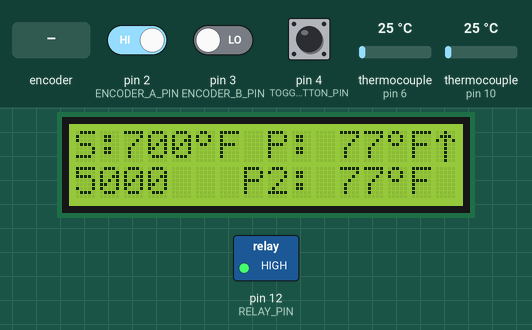
Simulated run of this sketch. Board: Arduino Uno, built with avr-gcc and run on an emulated ATmega328P. Shown: 16×2 character LCD, switched loads named in the sketch (green lamp = pin HIGH). Inputs (shaded band) come from the test bench; at power-on: pin 4 (TOGGLE_BUTTON_PIN) HIGH, thermocouple (sensors on pin 6, pin 10) 25 °C, pin 2 (ENCODER_A_PIN) HIGH, pin 3 (ENCODER_B_PIN) LOW. EEPROM starts erased; what the sketch prints to the serial monitor is not drawn.

Above: at 1.2 s.
1.3 s: pin 4 (TOGGLE_BUTTON_PIN) pulled LOW for 0.15 s
At 1.9 s:
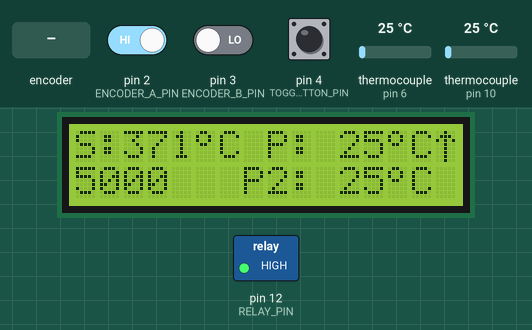
2.9 s: rotary encoder on pin 2 (ENCODER_A_PIN) / pin 3 (ENCODER_B_PIN) turned 3 steps (first pin leading)
At 4.7 s:
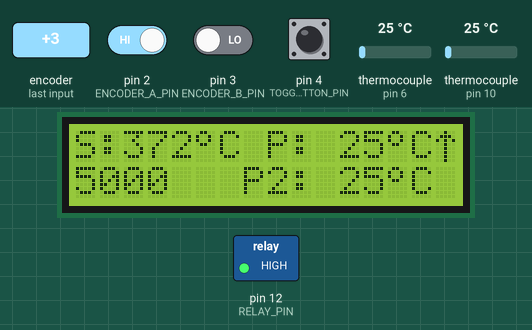
5.0 s: thermocouple (sensor on pin 6) set to 6 °C
At 5.5 s:
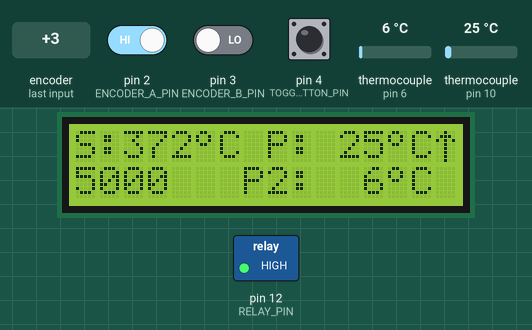
6.6 s: thermocouple (sensor on pin 10) set to 6 °C
At 7.0 s:
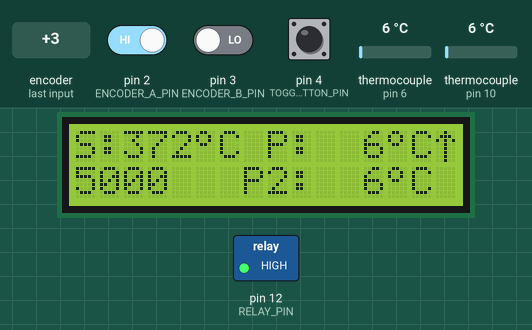
8.2 s: pin 4 (TOGGLE_BUTTON_PIN) pulled LOW for 1 s
At 8.5 s:
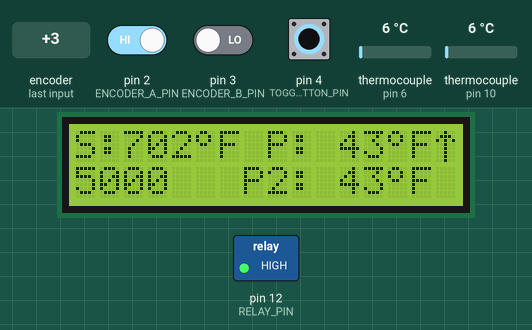
10.7 s: thermocouple (sensor on pin 6) set to 75 °C
At 12.2 s:
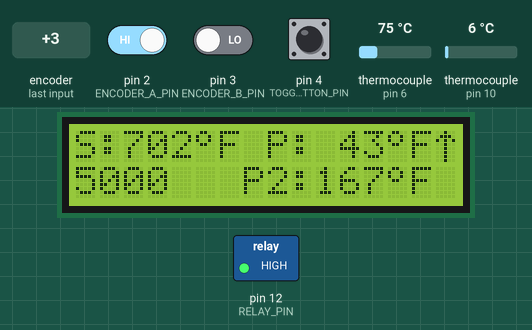
Timing chart, 0 to 13.3 s (numbered marks = the images above; inputs shaded):
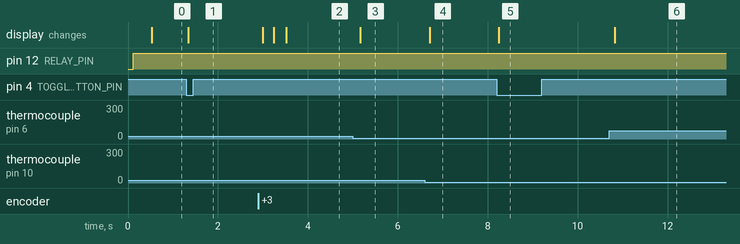

Measured:
- after the input at 1.3 s, the display: changes at once (image 1)
- after the input at 2.9 s, the display: first changes after 0.10 s (image 2 shows a later state)
- after the input at 5.0 s, the display: changes after 0.16 s (image 3)
- after the input at 6.6 s, the display: changes after 0.11 s (image 4)
- after the input at 8.2 s, the display: changes after 0.05 s (image 5)
- after the input at 10.7 s, the display: changes after 0.13 s (image 6)

The sketch:

arduino-pid-rotary-encoder.ino
```cpp
// (licence header left out)
#include <max6675.h>
#include <LiquidCrystal_I2C.h>
#include <Wire.h>
#include <PID_v1.h>
#include <EEPROM.h>

#define LCD_ADDR 0x27
LiquidCrystal_I2C lcd(LCD_ADDR, 16, 2);

MAX6675 thermocouple(11, 10, 9); // CLK, CS, D0
MAX6675 thermocouple2(7, 6, 5); // CLK, CS, D0

#define RELAY_PIN 12

#define DEGREE_CHAR 0
byte degreeChar[8]  = {
  0b01100,
  0b10010,
  0b10010,
  0b01100,
  0b00000,
  0b00000,
  0b00000,
  0b00000
};

#define UP_CHAR 1
byte upChar[8] = {
  0b00100,
  0b01110,
  0b10101,
  0b00100,
  0b00100,
  0b00100,
  0b00100,
  0b00100
};

#define DEFAULT_SET_POINT_C 371.111  // 700°F
#define MIN_SET_POINT_C 0.0  // °C
#define MAX_SET_POINT_C 537.222  // 999°F
#define BANG_ON_C 27.77777 // 50°F Turn relay fully on if PV is more than this below the setpoint
#define BANG_OFF_C 13.88888 // 25°F Turn relay fully off if PV is more than this above the setpoint

//////////////////////////////
// PID
//////////////////////////////
double inputTempC; // °C
double input2TempC; // °C
double setPointTempC = -1.0; // °C
double pidOutput;

// These tunings are almost entirely arbitrary, and should be tuned.
#define KP 850
#define KI .5
#define KD .1

//Specify the links and initial tuning parameters
PID myPID(&inputTempC, &pidOutput, &setPointTempC, KP, KI, KD, P_ON_E, DIRECT);

char degreesBuff[5];
int tempReadInterval = 500;
int lastTempReadTime = 0;

//////////////////////////////
// Relay Window
//////////////////////////////
int WindowSize = 5000;
unsigned long windowStartTime;
bool oldRelayEnabled = true; // we will initialize to false in setup, triggering a change

//////////////////////////////
// Settings
//////////////////////////////
struct Settings {
  byte checkVal;
  double setPointC;
  boolean displayCelsius;
};

#define SETTINGS_WRITE_INTERVAL 10000
#define CHECK_VAL 0x69
Settings settings;
boolean displayCelsius = false;
long lastSettingsWrite;

//////////////////////////////
// Rotary Encoder
//////////////////////////////
#define ENCODER_A_PIN  2
#define ENCODER_B_PIN  3
#define ENCODER_READ_INTERVAL 250

volatile int encoderPos = 0;
int oldEncoderPos = 0;
long lastEncoderRead;
boolean encoderWasFast = false;

//////////////////////////////
// Toggle Button
//////////////////////////////
#define TOGGLE_BUTTON_PIN 4
#define TOGGLE_DEBOUNCE 200
// Note that the toggle is wired backwards, so the toggle logic is inverted
bool toggleState = false;
int togglePrevious = HIGH;
long lastToggleTime = 0;

void setup() {
  // Setup Serial output
  Serial.begin(9600);

  setupSettings();
  setupEncoder();
  setupToggle();

  // Setup Relay
  pinMode(RELAY_PIN, OUTPUT);
  setRelay(false);

  // Setup PID
  windowStartTime = millis();
  //tell the PID to range between 0 and the full window size
  myPID.SetOutputLimits(0, WindowSize);
  //turn the PID on
  myPID.SetMode(AUTOMATIC);

  // Setup LCD
  lcd.init();
  lcd.backlight();
  lcd.createChar(DEGREE_CHAR, degreeChar);
  lcd.createChar(UP_CHAR, upChar);

  lcd.setCursor(0, 0);
  lcd.print("S:");
  lcd.setCursor(8, 0);
  lcd.print("P:");
  lcd.setCursor(7, 1);
  lcd.print("P2:");
}

void loop() {

  readEncoder();
  updateToggleState();
  updateSettings();

  // Show setpoint temp
  lcd.setCursor(2, 0);
  printDegrees(setPointTempC);

  updateTemp();

  lcd.setCursor(10, 0); // probe 1 temp
  printDegrees(inputTempC);

  lcd.setCursor(10, 1); // probe 2 temp
  printDegrees(input2TempC);

  if ( isnan(inputTempC) ) {
    // No probe is connected, there is nothing to do.
    myPID.SetMode(MANUAL);
    pidOutput = 0;
  } else {
    // Show current temp
    lcd.setCursor(10, 0);
    printDegrees(inputTempC);

    // if we are more than BANG_ON degrees below the setpoint, then always turn on the relay.
    if ( inputTempC + BANG_ON_C < setPointTempC ) {
      myPID.SetMode(MANUAL);
      pidOutput = WindowSize;
    }
    // if we are more than BANG_OFF degrees above the setpoint, then always turn off
    else if ( inputTempC - BANG_OFF_C > setPointTempC ) {
      myPID.SetMode(MANUAL);
      pidOutput = 0;
    }
    else {
      myPID.SetMode(AUTOMATIC);
    }
  }

  myPID.Compute();

  // Show Output
  lcd.setCursor(0, 1);
  sprintf(degreesBuff, "%4d", (int)pidOutput);
  lcd.print(degreesBuff);

  // if we are inside the BANG range, turn on the relay for a portion of the Relay Window
  // based on the pidOutput
  unsigned long now = millis();
  if (now - windowStartTime > WindowSize) { //time to shift the Relay Window
    windowStartTime += WindowSize;
  }
  setRelay(pidOutput > now - windowStartTime);
}

////////////////////////////////
// Rotary Encoder
////////////////////////////////
void setupEncoder() {
  pinMode(ENCODER_A_PIN, INPUT);
  pinMode(ENCODER_B_PIN, INPUT);

  //digitalWrite(ENCODER_A_PIN, HIGH); // enable pull-up
  //digitalWrite(ENCODER_B_PIN, HIGH);

  // encoder pin on interrupt 0 (pin 2)
  attachInterrupt(digitalPinToInterrupt(ENCODER_A_PIN), doEncoderA, FALLING);

  // encoder pin on interrupt 1 (pin 3)
  //attachInterrupt(1, doEncoderB, CHANGE);
}

void readEncoder() {
  long now = millis();
  if (now - lastEncoderRead < ENCODER_READ_INTERVAL) return;
  lastEncoderRead = now;

  int currentPos = encoderPos;
  double delta = currentPos - oldEncoderPos;
  if (delta == 0) {
    encoderWasFast = false;
    return;
  }

  Serial.print("Encoder delta: ");
  Serial.println(delta);

  oldEncoderPos = currentPos;

  double deltaAbs = fabs(delta);
  double deltaSign = delta / deltaAbs;

  double displaySetPoint = setPointTempC;
  if (!displayCelsius) displaySetPoint = cToF(setPointTempC);

  // if it was a single click, change by one
  if (deltaAbs < 2) {
    if (!encoderWasFast) setDisplaySetPointTemp(displaySetPoint + delta);
    encoderWasFast = false;
    return;
  }

  // otherwise, change by 5 for each additional click, and round to nearest 5
  encoderWasFast = true;
  delta = (deltaAbs - 1) * deltaSign * 5;
  setDisplaySetPointTemp(round((displaySetPoint + delta) / 5) * 5);
}

// Interrupt on A changing state
void doEncoderA() {
  // Test transition
  bool encoderASet = digitalRead(ENCODER_A_PIN) == HIGH;
  bool encoderBSet = digitalRead(ENCODER_B_PIN) == HIGH;
  // and adjust counter + if A leads B
  encoderPos += (encoderASet != encoderBSet) ? +1 : -1;
}

////////////////////////////////
// Settings
////////////////////////////////
void setupSettings() {
  // Setup Settings
  EEPROM.get(0, settings);

  Serial.print("setupSettings ");
  printSettings();

  if (settings.checkVal == CHECK_VAL) {
    setPointTempC = settings.setPointC;
    displayCelsius = settings.displayCelsius;
  } else {
    setPointTempC = DEFAULT_SET_POINT_C;
    displayCelsius = false;
  }
  toggleState = displayCelsius;
}

void setDisplaySetPointTemp(double newSetPoint) {
  if (!displayCelsius) newSetPoint = fToC(newSetPoint);
  if (isnan(newSetPoint)) newSetPoint = DEFAULT_SET_POINT_C;

  newSetPoint = min(newSetPoint, MAX_SET_POINT_C);
  newSetPoint = max(newSetPoint, MIN_SET_POINT_C);
  if (newSetPoint == setPointTempC) return;

  setPointTempC = newSetPoint;

  Serial.print("New set point: ");
  Serial.print(setPointTempC);
  Serial.println("°C");
}

// Write the settings if theyhave changed. Will only write as often as SETTINGS_WRITE_INTERVAL.
// Should be called in loop.
void updateSettings() {
  long now = millis();
  if (now - lastSettingsWrite < SETTINGS_WRITE_INTERVAL) return;

  if (settings.checkVal != CHECK_VAL
      || settings.setPointC != setPointTempC
      || settings.displayCelsius != displayCelsius) {
    settings.checkVal = CHECK_VAL;
    settings.setPointC = setPointTempC;
    settings.displayCelsius = displayCelsius;

    Serial.print("updateSettings ");
    printSettings();
    EEPROM.put(0, settings);
    lastSettingsWrite = now;
  }
}

void printSettings() {
  Serial.print("checkVal: ");
  Serial.print(settings.checkVal);
  Serial.print(", setPointC: ");
  Serial.print(settings.setPointC);
  Serial.print(", displayCelsius: ");
  Serial.println(settings.displayCelsius);
}

////////////////////////////////
// Relay
////////////////////////////////
void setRelay(bool enabled) {
  if (enabled == oldRelayEnabled) return;

  oldRelayEnabled = enabled;

  // set the relay pin
  digitalWrite(RELAY_PIN, enabled ? HIGH : LOW);

  // set the lcd indicator
  lcd.setCursor(15, 0);
  if (enabled) lcd.write((byte) UP_CHAR);
  else lcd.print(" ");
}

////////////////////////////////
// Temperature
////////////////////////////////
void updateTemp() {
  int now = millis();
  if (now - lastTempReadTime < tempReadInterval) return false;
  lastTempReadTime = now;
  inputTempC = thermocouple.readCelsius();
  input2TempC = thermocouple2.readCelsius();
  //  Serial.print("Read temp 1:");
  //  Serial.print(inputTempC);
  //  Serial.print("°C");
  //  Serial.print(", temp2: ");
  //  Serial.print(input2TempC);
  //  Serial.println("°C");
}

void printDegrees(double tempC) {
  if ( isnan(tempC) ) {
    lcd.print("-----");
    return;
  }
  double temp = tempC;
  if (!displayCelsius) temp = cToF(tempC);
  temp = round(temp);
  sprintf(degreesBuff, "%3d", (int)temp);
  lcd.print(degreesBuff);
  lcd.write((byte)DEGREE_CHAR);
  if (displayCelsius) lcd.print("C");
  else(lcd.print("F"));
}

float cToF(float c) {
  return (c * 9 / 5) + 32;
}

float fToC(float f) {
  return (f - 32) * 5 / 9;
}

void setDisplayCelsius(boolean newDisplayCelsius) {
  if (displayCelsius == newDisplayCelsius) return;
  Serial.print("set displayCelsius: ");
  Serial.println(newDisplayCelsius);
  displayCelsius = newDisplayCelsius;
}

//////////////////////////////
// Toggle Button
//////////////////////////////
void setupToggle() {
  pinMode(TOGGLE_BUTTON_PIN, INPUT);
  lastToggleTime = millis();
  toggleState = displayCelsius;
}

void updateToggleState() {
  int toggleRead = digitalRead(TOGGLE_BUTTON_PIN);

  // if the input just went from HIGH to LOW and we've waited long enough
  // to ignore any noise on the circuit, toggle the output pin and remember
  // the time
  if (toggleRead == LOW && togglePrevious == HIGH && millis() - lastToggleTime > TOGGLE_DEBOUNCE) {
    toggleState = !toggleState;
    lastToggleTime = millis();
  }

  setDisplayCelsius(toggleState);

  togglePrevious = toggleRead;
}
```
